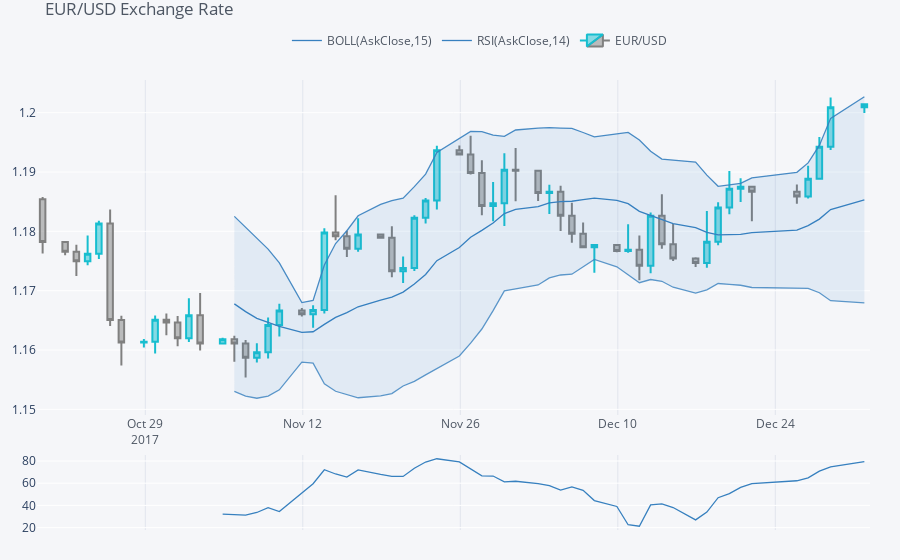

Here is the notebook cell this chart was saved with:
### Code cell
plyo.iplot(
     qf.iplot(asFigure=True),
     image='png',
     filename='qf_03'
)
